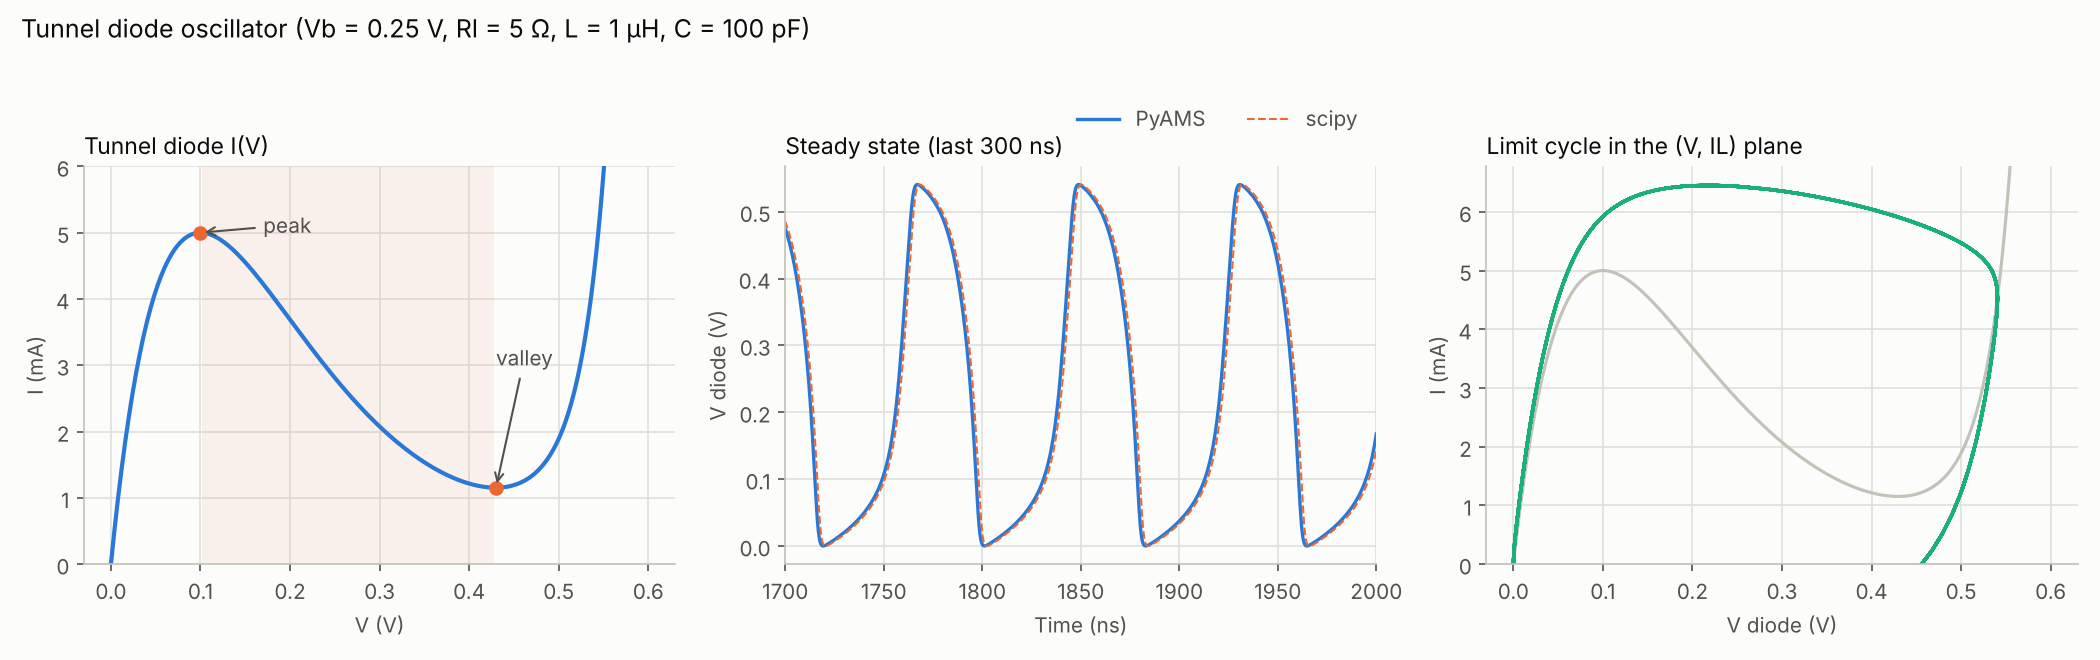

This figure's Python source:
#-------------------------------------------------------------------------------
# Name:        Tunnel diode oscillator
# Created:     19/10/2026
# Copyright:   (c) PyAMS
# Licence:     free  "GPLv3"
#-------------------------------------------------------------------------------
# The tunnel diode is biased in the middle of its negative-resistance region
# through Rl and L; C is in parallel with the diode.  The negative conductance
# -g cancels the losses of the tank (Rl): oscillation starts when
#       |g| > Rl C / L
# and grows until the nonlinearity of I(V) limits the amplitude.
# Frequency ~ 1 / (2 pi sqrt(L (C + Cj))).
# Check: the same circuit integrated with scipy (solve_ivp) from I(V) written
# independently, and the frequency from the FFT.

import numpy as np
import matplotlib.pyplot as plt
from scipy.integrate import solve_ivp
from pyams.lib import circuit
from pyams.models import DCVoltage, TrapezoidVoltage, Resistor, Inductor, Capacitor, TunnelDiode

Vb_, Rl_, L_, C_ = 0.25, 5.0, 1e-6, 100e-12
Ip, Vp, Ix, Vx, Kex, Is, Vt, Cj = 5e-3, 0.1, 1e-4, 0.35, 15.0, 1e-12, 0.025, 10e-12

def Idiode(v):
    return (Ip * (v / Vp) * np.exp(1 - v / Vp)
            + Ix * (np.exp(Kex * (v - Vx)) - np.exp(-Kex * Vx))
            + Is * (np.exp(v / Vt) - 1))

# ---- I(V) characteristic: voltage drive, DC sweep ---------------------------------
V = DCVoltage("A", "0");  V.setParams("Vdc=0V")
D = TunnelDiode("A", "0")
ch = circuit(); ch.addElements({"V": V, "D": D})
ch.setOutPuts("A")
ch.analysis(mode="dc", param="V.Vdc", start=0.0, stop=0.6, step=0.002)
rc = ch.run()
vs = np.array(rc["sweep"]); ids = Idiode(vs)
# current from the simulator: through the source  (compare with the formula)
# the sweep gives the voltage only, so we compare the peak/valley found from the
# analytical curve with the model through the bias point below.
ip_ = np.argmax(np.where(vs < 0.25, ids, -1)); iv_ = ip_ + np.argmin(ids[ip_:int(0.5 / 0.002)])
print("I(V): peak Vp = %.3f V, Ip = %.2f mA | valley Vv = %.3f V, Iv = %.2f mA | Ip/Iv = %.1f"
      % (vs[ip_], ids[ip_] * 1e3, vs[iv_], ids[iv_] * 1e3, ids[ip_] / ids[iv_]))
neg = np.gradient(ids, vs) < 0
print("negative resistance region: %.2f V ... %.2f V, min slope %.1f mS (%.0f ohm)"
      % (vs[neg][0], vs[neg][-1], np.gradient(ids, vs).min() * 1e3, 1 / np.gradient(ids, vs).min()))

# ---- oscillator ---------------------------------------------------------------
Vsrc = TrapezoidVoltage("Vb", "0")          # supply switched on at t = 0 -> start-up kick
Vsrc.setParams("V0=0V"); Vsrc.setParams("V1=%gV" % Vb_)
Vsrc.setParams("Td=0"); Vsrc.setParams("Tr=1e-9"); Vsrc.setParams("Tw=1"); Vsrc.setParams("Tf=1e-9"); Vsrc.setParams("T=2")
Rl = Resistor("Vb", "X");  Rl.setParams("R=%gΩ" % Rl_)
L = Inductor("X", "D");    L.setParams("L=%gH" % L_)
C = Capacitor("D", "0");   C.setParams("C=%gF" % C_)
TD = TunnelDiode("D", "0")
osc = circuit()
osc.addElements({"Vb": Vsrc, "Rl": Rl, "L": L, "C": C, "TD": TD})
osc.setOutPuts("D", "X")
tstop, dt = 2e-6, 0.2e-9
osc.analysis(mode="tran", start=0, stop=tstop, step=dt, uic=True, adaptive=True, order=2)
r = osc.run()
t, vd, vx = np.array(r["time"]), np.array(r["D"]), np.array(r["X"])
# inductor current = (Vb(t) - vx)/Rl
vb = np.interp(t, [0, 1e-9, 1], [0, Vb_, Vb_])
iL = (vb - vx) / Rl_

# ---- independent reference ---------------------------------------------------------
def rhs(tt, y):
    v, i = y
    vbt = Vb_ * min(tt / 1e-9, 1.0)
    return [(i - Idiode(v)) / (C_ + Cj), (vbt - Rl_ * i - v) / L_]
ref = solve_ivp(rhs, [0, tstop], [0.0, 0.0], t_eval=t, method="Radau", rtol=1e-8, atol=1e-12,
                max_step=1e-9)
vr = ref.y[0]

late = t > 1.2e-6
def freq_of(sig, tt):
    m = tt > 1.2e-6
    s = sig[m] - sig[m].mean(); tm = tt[m]
    tu = np.arange(tm[0], tm[-1], 0.05e-9); su = np.interp(tu, tm, s)
    F = np.abs(np.fft.rfft(su * np.hanning(len(su)))); fr = np.fft.rfftfreq(len(su), 0.05e-9)
    k = np.argmax(F[1:]) + 1
    # parabolic refinement
    a, b, c = np.log(F[k - 1:k + 2] + 1e-30)
    return fr[k] + 0.5 * (a - c) / (a - 2 * b + c) * (fr[1] - fr[0])

f_sim, f_ref = freq_of(vd, t), freq_of(vr, t)
f_lc = 1 / (2 * np.pi * np.sqrt(L_ * (C_ + Cj)))
gmax = -np.gradient(ids, vs).min()
print("start-up condition: |g| = %.1f mS  >  Rl C/L = %.2f mS  -> oscillates" % (gmax * 1e3, Rl_ * (C_ + Cj) / L_ * 1e3))
print("frequency: simulation %.2f MHz | scipy %.2f MHz | linear 1/(2 pi sqrt(LC)) %.2f MHz"
      % (f_sim / 1e6, f_ref / 1e6, f_lc / 1e6))
print("amplitude (steady state): sim %.3f..%.3f V | scipy %.3f..%.3f V"
      % (vd[late].min(), vd[late].max(), vr[late].min(), vr[late].max()))
print("amplitude difference %.2f %% of the swing; rms(sim - scipy) on the last 0.8 us = %.1f mV"
      % (100 * abs((vd[late].max() - vd[late].min()) - (vr[late].max() - vr[late].min()))
         / (vr[late].max() - vr[late].min()), 1e3 * np.sqrt(np.mean((vd[late] - vr[late]) ** 2))))
print("min / max of the diode voltage: %.4f / %.4f V" % (vd[late].min(), vd[late].max()))

# ---- figure -------------------------------------------------------------------------
surface, ink, ink2, grid, axis_c = '#fcfcfb', '#0b0b0b', '#52514e', '#e1e0d9', '#c3c2b7'
def style(ax):
    ax.set_facecolor(surface); ax.grid(color=grid, lw=0.8); ax.set_axisbelow(True)
    for s in ('top', 'right'): ax.spines[s].set_visible(False)
    for s in ('left', 'bottom'): ax.spines[s].set_color(axis_c)
    ax.tick_params(colors=ink2)
fig, axs = plt.subplots(1, 3, figsize=(14, 4.4), facecolor=surface)
ax = axs[0]; style(ax)
ax.plot(vs, ids * 1e3, color='#2a78d6', lw=2)
ax.plot([vs[ip_], vs[iv_]], [ids[ip_] * 1e3, ids[iv_] * 1e3], 'o', color='#eb6834')
ax.annotate('peak', (vs[ip_], ids[ip_] * 1e3), xytext=(0.17, 5.0), color=ink2, arrowprops=dict(arrowstyle='->', color=ink2))
ax.annotate('valley', (vs[iv_], ids[iv_] * 1e3), xytext=(0.43, 3.0), color=ink2, arrowprops=dict(arrowstyle='->', color=ink2))
ax.axvspan(vs[neg][0], vs[neg][-1], color='#eb6834', alpha=0.08, lw=0)
ax.set_xlabel('V (V)', color=ink2); ax.set_ylabel('I (mA)', color=ink2)
ax.set_title('Tunnel diode I(V)', loc='left', color=ink, fontsize=11)
ax.set_ylim(0, 6)
ax = axs[1]; style(ax)
ax.plot(t * 1e9, vd, color='#2a78d6', lw=1.6, label='PyAMS')
ax.plot(t * 1e9, vr, color='#eb6834', lw=1, ls='--', label='scipy')
ax.set_xlabel('Time (ns)', color=ink2); ax.set_ylabel('V diode (V)', color=ink2)
ax.set_xlim(1700, 2000)
ax.set_title('Steady state (last 300 ns)', loc='left', color=ink, fontsize=11)
ax.legend(frameon=False, labelcolor=ink2, loc='upper right', ncol=2, bbox_to_anchor=(1, 1.2))
ax = axs[2]; style(ax)
ax.plot(vs, ids * 1e3, color=axis_c, lw=1.5)
ax.plot(vd[late], iL[late] * 1e3, color='#1baf7a', lw=1.6)
ax.set_xlabel('V diode (V)', color=ink2); ax.set_ylabel('I (mA)', color=ink2)
ax.set_title('Limit cycle in the (V, IL) plane', loc='left', color=ink, fontsize=11)
ax.set_ylim(0, 1.05 * iL[late].max() * 1e3)
fig.suptitle('Tunnel diode oscillator (Vb = 0.25 V, Rl = 5 Ω, L = 1 µH, C = 100 pF)', x=0.01, ha='left', color=ink, fontsize=12)
fig.tight_layout(); fig.savefig("tunnel_diode_oscillator.png", dpi=150, facecolor=surface)
